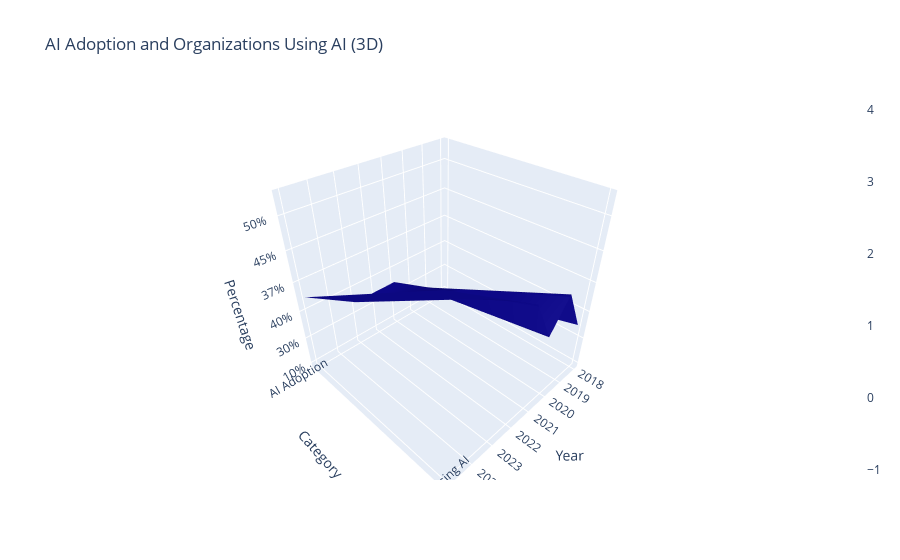

Source (notebook cell):
### Code cell
fig3d = go.Figure(data=[go.Surface(
    z=[data['AI Adoption (%)'], data['Organizations Using AI']],
    x=data['Year'],
    y=['AI Adoption', 'Organizations Using AI']
)])


fig3d.update_layout(
    title='AI Adoption and Organizations Using AI (3D)',
    scene=dict(
        xaxis_title='Year',
        yaxis_title='Category',
        zaxis_title='Percentage'
    )
)

fig3d.show()

### Figure 1 — Plotly figure (JSON) as saved in the notebook; plotly's stock layout.template omitted (floating-point values rounded to 4 significant figures)
{"data": [{"type": "surface", "x": [2018, 2019, 2020, 2021, 2022, 2023, 2024, 2025], "y": ["AI Adoption", "Organizations Using AI"], "z": [["10%", "20%", "30%", "35%", "35%", "35%", "40%", "63%"], ["35%", "37%", "40%", "42%", "45%", "48%", "50%", "55%"]]}], "layout": {"scene": {"xaxis": {"title": {"text": "Year"}}, "yaxis": {"title": {"text": "Category"}}, "zaxis": {"title": {"text": "Percentage"}}}, "title": {"text": "AI Adoption and Organizations Using AI (3D)"}}}
